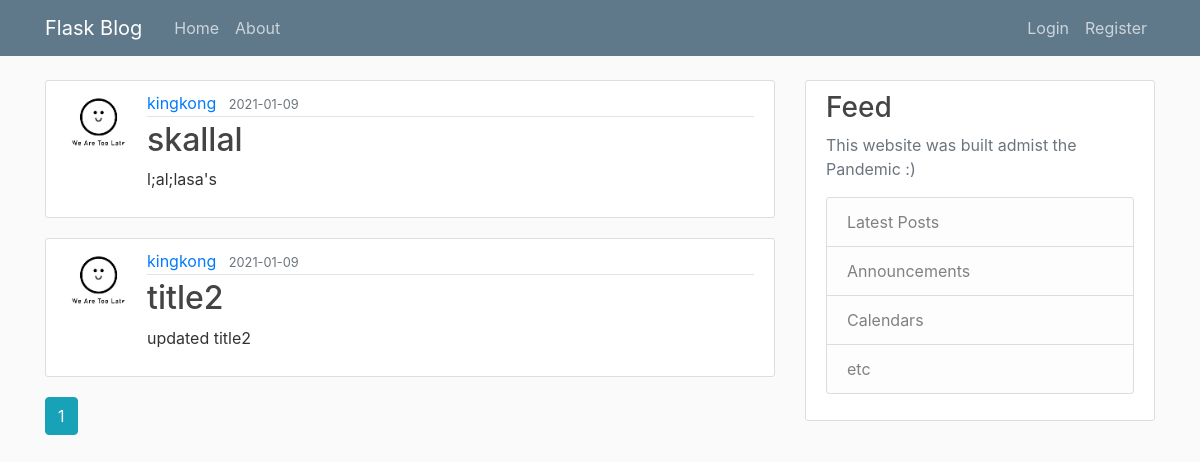
The app's page /home, older data.
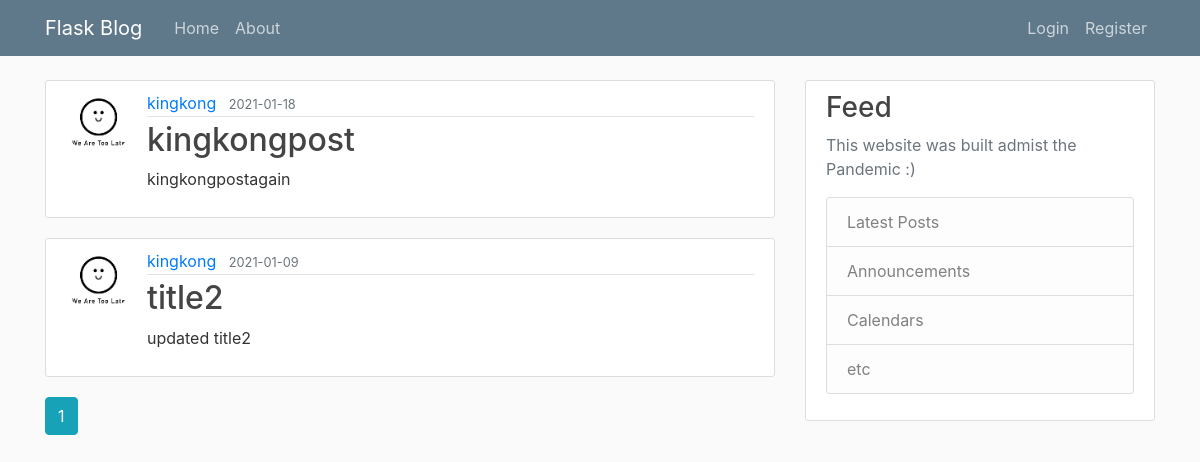
The same page, newer data.
### flaskapp/db_models.py (models this page shows, shortened)
class Post(db.Model):
    id = db.Column(db.Integer, primary_key = True)
    title = db.Column(db.String(100), nullable = False)
    date_posted = db.Column(db.DateTime(), nullable = False, default=datetime.utcnow)
    content = db.Column(db.Text, nullable = False)
    user_id = db.Column(db.Integer, db.ForeignKey('user.id')) #user here is the class User - User.id

class User(db.Model, UserMixin):
    id = db.Column(db.Integer, primary_key = True)
    username = db.Column(db.String(17), unique = True, nullable = False)
    email = db.Column(db.String(100), unique = True, nullable = False)
    image_file = db.Column(db.String(20), nullable = False, default = 'default.jpg')
    password = db.Column(db.String(60), nullable = False)
    posts = db.relationship('Post', backref='author', lazy = True) #Post here is the class Post

### flaskapp/main/routes.py (the view)
@main.route("/")
@main.route("/home")
def home():
    page = request.args.get('page',1,type=int)
    posts = Post.query.order_by(Post.date_posted.desc()).paginate(page = page, per_page=7)
    return render_template('home.html', posts=posts)

### flaskapp/templates/home.html
{% extends "layout.html" %}
{% block content %}
    {% for post in posts.items %}
        <article class="media content-section">
          <img class = "rounded-circle article-img" src="{{url_for('static',filename='profilepics/'+post.author.image_file)}}">
          <div class="media-body">
            <div class="article-metadata">
              <a class="mr-2" href="{{url_for('users.user_posts',username=post.author.username)}}">{{ post.author.username }}</a>
              <small class="text-muted">{{ post.date_posted.strftime('%Y-%m-%d') }}</small>
            </div>
            <h2><a class="article-title" href="{{url_for('posts.post', post_id = post.id)}}">{{ post.title }}</a></h2>
            <p class="article-content">{{ post.content }}</p>
          </div>
        </article>
    {% endfor %}
    {% for page_num in posts.iter_pages(left_edge=1, right_edge=1, left_current=1, right_current=2) %}
      {% if page_num %}
        {% if posts.page == page_num %}
          <a class ="btn btn-info mb-4" href = "{{ url_for('main.home', page=page_num) }}" > {{page_num}}</a>
        {% else %}
          <a class ="btn btn-outline-info mb-4" href = "{{ url_for('main.home', page=page_num) }}" > {{page_num}}</a>
        {% endif %}
      {% else %}
        ...
      {% endif %}
    {% endfor %}
{% endblock content %}

Row changes from the older to the newer data that the page shows:
changed Post: date_posted "2021-01-09" → "2021-01-18"; title "skallal" → "kingkongpost"; content "l;al;lasa's" → "kingkongpostagain"
